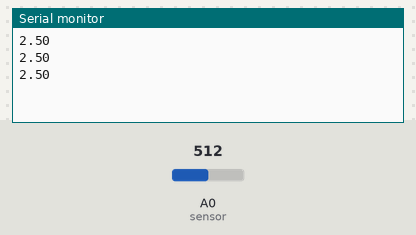
The sketch below on a simulated Arduino Uno, built with avr-gcc and run on an emulated ATmega328P. On the bench: the last lines printed to the serial monitor. Inputs (shaded band) come from the test bench; at power-on: A0 (sensor) = 512.

Above: at 1.3 s.
1.4 s: A0 (sensor) set to 716
At 1.9 s:
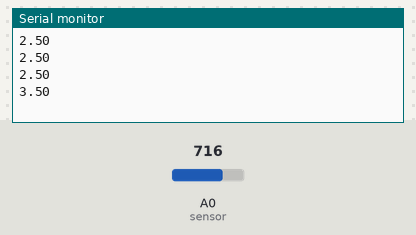
2.9 s: A0 (sensor) set to 900
At 3.4 s:
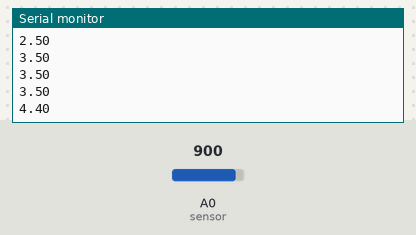
Timing chart, 0 to 5.9 s (numbered marks = the images above; inputs shaded):
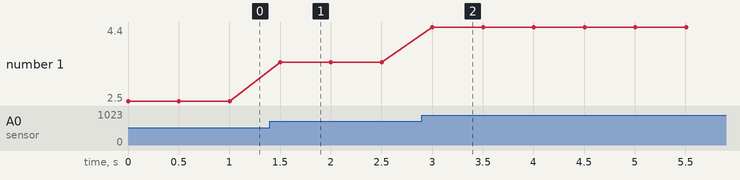

The sketch:

LAB4_nov6bRev1_20251106.ino
```cpp
int sensorValue = 0;
float sensorValueDigital;
void setup() {
  Serial.begin(9600);

}

void loop() {
  sensorValue = analogRead(A0); // read sensor
  sensorValueDigital = sensorValue*(5.0/1023.0);
  Serial.println(sensorValueDigital);  // send to Serial Monitor
  delay(500);
}
```

Measured:
- after the input at 1.4 s, the serial monitor: prints a new line after 0.10 s (image 1)
- after the input at 2.9 s, the serial monitor: prints a new line after 0.10 s (image 2)
- plotted number 1: 2.5 → 3.5 after the input at 1.4 s, 3.5 → 4.4 after the input at 2.9 s
